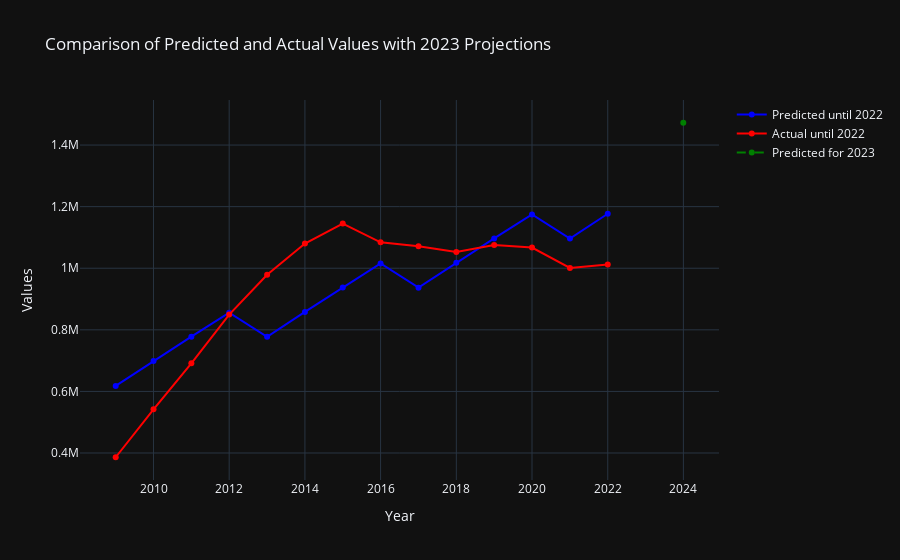

The notebook cell saved with this chart:
### Code cell
# Calcular a taxa de crescimento percentual para os dados reais e previstos
forecast_insc['actual_growth_rate'] = forecast_insc['y'].pct_change()
forecast_insc['predicted_growth_rate'] = forecast_insc['yhat'].pct_change()

# Atualizar a seleção de dados
df_until_2022 = forecast_insc[forecast_insc['ds'] <= '2022-12-31']
df_2023 = forecast_insc[forecast_insc['ds'] > '2022-12-31']

# Atualizar o gráfico
fig_comparison = go.Figure()

# Dados até 2022
fig_comparison.add_trace(go.Scatter(
    x=df_until_2022['ds'], 
    y=df_until_2022['yhat'], 
    mode='lines+markers', 
    name='Predicted until 2022', 
    line=dict(color='blue'),
    customdata=np.stack((df_until_2022['y'], df_until_2022['percentage_error'], df_until_2022['predicted_growth_rate']), axis=-1),
    hovertemplate="<b>%{x}</b><br><br>Predicted: %{y:.2f}<br>Actual: %{customdata[0]:.2f}<br>Error: %{customdata[1]:.2f}%<br>Predicted Growth Rate: %{customdata[2]:.2f}%<extra></extra>"
))

# Dados reais até 2022
fig_comparison.add_trace(go.Scatter(
    x=df_until_2022['ds'], 
    y=df_until_2022['y'], 
    mode='lines+markers', 
    name='Actual until 2022', 
    line=dict(color='red'),
    customdata=np.stack((df_until_2022['yhat'], df_until_2022['percentage_error'], df_until_2022['actual_growth_rate']), axis=-1),
    hovertemplate="<b>%{x}</b><br><br>Actual: %{y:.2f}<br>Predicted: %{customdata[0]:.2f}<br>Error: %{customdata[1]:.2f}%<br>Actual Growth Rate: %{customdata[2]:.2f}%<extra></extra>"
))

# Previsões para 2023
fig_comparison.add_trace(go.Scatter(
    x=df_2023['ds'], 
    y=df_2023['yhat'], 
    mode='lines+markers', 
    name='Predicted for 2023', 
    line=dict(color='green', dash='dash'),
    customdata=df_2023['predicted_growth_rate'],
    hovertemplate="<b>%{x}</b><br><br>Predicted: %{y:.2f}<br>Predicted Growth Rate: %{customdata:.2f}%<extra></extra>"
))

# Adicionando título e labels
fig_comparison.update_layout(
    title='Comparison of Predicted and Actual Values with 2023 Projections',
    xaxis_title='Year',
    yaxis_title='Values',
    template='plotly_dark'
)

# Mostrar o gráfico
fig_comparison.show()

### Figure 1 — Plotly figure (JSON) as saved in the notebook; plotly's stock layout.template omitted (floating-point values rounded to 4 significant figures)
{"data": [{"customdata": [[386231, 59.99, null], [542007, 28.88, 0.1304], [691342, 12.52, 0.1135], [849619, 0.733, 0.1002], [978974, 20.59, -0.09164], [1080304, 20.58, 0.1037], [1145264, 18.16, 0.09244], [1084139, 6.348, 0.08319], [1071751, 12.58, -0.07724], [1052593, 3.335, 0.08603], [1075264, 2.003, 0.07795], [1067303, 10.07, 0.0711], [1000771, 9.551, -0.06676], [1011948, 16.31, 0.07352]], "hovertemplate": "<b>%{x}</b><br><br>Predicted: %{y:.2f}<br>Actual: %{customdata[0]:.2f}<br>Error: %{customdata[1]:.2f}%<br>Predicted Growth Rate: %{customdata[2]:.2f}%<extra></extra>", "line": {"color": "blue"}, "mode": "lines+markers", "name": "Predicted until 2022", "type": "scatter", "x": ["2009-01-01T00:00:00", "2010-01-01T00:00:00", "2011-01-01T00:00:00", "2012-01-01T00:00:00", "2013-01-01T00:00:00", "2014-01-01T00:00:00", "2015-01-01T00:00:00", "2016-01-01T00:00:00", "2017-01-01T00:00:00", "2018-01-01T00:00:00", "2019-01-01T00:00:00", "2020-01-01T00:00:00", "2021-01-01T00:00:00", "2022-01-01T00:00:00"], "y": [617900.0, 698600.0, 777900.0, 855800.0, 777400.0, 858000.0, 937300.0, 1015000.0, 936900.0, 1017000.0, 1097000.0, 1175000.0, 1096000.0, 1177000.0]}, {"customdata": [[617900.0, 59.99, null], [698600.0, 28.88, 0.4033], [777900.0, 12.52, 0.2755], [855800.0, 0.733, 0.2289], [777400.0, 20.59, 0.1523], [858000.0, 20.58, 0.1035], [937300.0, 18.16, 0.06013], [1015000.0, 6.348, -0.05337], [936900.0, 12.58, -0.01143], [1017000.0, 3.335, -0.01788], [1097000.0, 2.003, 0.02154], [1175000.0, 10.07, -0.007404], [1096000.0, 9.551, -0.06234], [1177000.0, 16.31, 0.01117]], "hovertemplate": "<b>%{x}</b><br><br>Actual: %{y:.2f}<br>Predicted: %{customdata[0]:.2f}<br>Error: %{customdata[1]:.2f}%<br>Actual Growth Rate: %{customdata[2]:.2f}%<extra></extra>", "line": {"color": "red"}, "mode": "lines+markers", "name": "Actual until 2022", "type": "scatter", "x": ["2009-01-01T00:00:00", "2010-01-01T00:00:00", "2011-01-01T00:00:00", "2012-01-01T00:00:00", "2013-01-01T00:00:00", "2014-01-01T00:00:00", "2015-01-01T00:00:00", "2016-01-01T00:00:00", "2017-01-01T00:00:00", "2018-01-01T00:00:00", "2019-01-01T00:00:00", "2020-01-01T00:00:00", "2021-01-01T00:00:00", "2022-01-01T00:00:00"], "y": [386231, 542007, 691342, 849619, 978974, 1080304, 1145264, 1084139, 1071751, 1052593, 1075264, 1067303, 1000771, 1011948]}, {"customdata": [0.2511], "hovertemplate": "<b>%{x}</b><br><br>Predicted: %{y:.2f}<br>Predicted Growth Rate: %{customdata:.2f}%<extra></extra>", "line": {"color": "green", "dash": "dash"}, "mode": "lines+markers", "name": "Predicted for 2023", "type": "scatter", "x": ["2023-12-31T00:00:00"], "y": [1472000.0]}], "layout": {"title": {"text": "Comparison of Predicted and Actual Values with 2023 Projections"}, "xaxis": {"title": {"text": "Year"}}, "yaxis": {"title": {"text": "Values"}}}}
